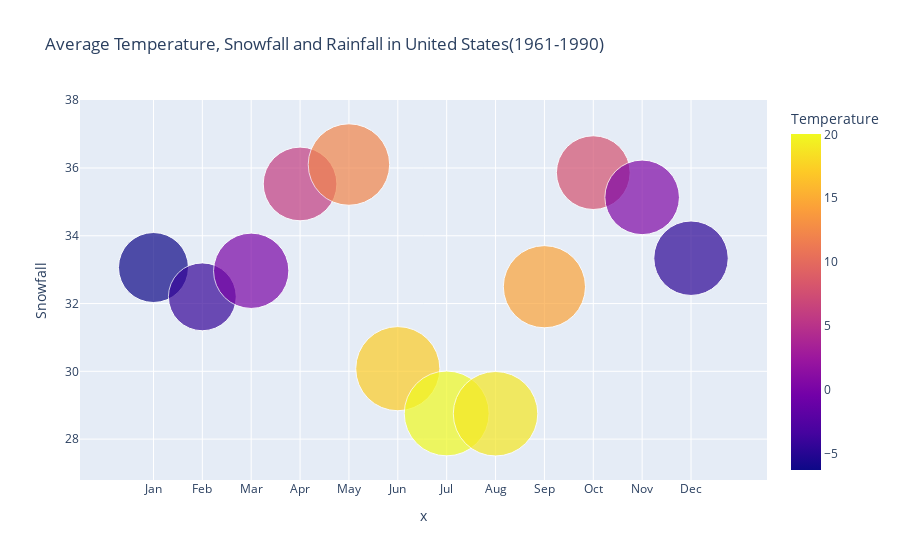

The notebook cell saved with this chart:
### Code cell
fig = px.scatter(Weather, x= Weather.index.tolist(), y='Snowfall', color='Temperature', size='Rainfall', size_max=60, title= "Average Temperature, Snowfall and Rainfall in United States(1961-1990)")
fig.show()

### Figure 1 — Plotly figure (JSON) as saved in the notebook; plotly's stock layout.template omitted (floating-point values rounded to 4 significant figures)
{"data": [{"hovertemplate": "x=%{x}<br>Snowfall=%{y}<br>Rainfall=%{marker.size}<br>Temperature=%{marker.color}<extra></extra>", "legendgroup": "", "marker": {"color": [-6.266, -4.229, 0.1614, 5.988, 12.19, 17.21, 20.03, 18.94, 14.49, 7.789, 0.469, -4.694], "coloraxis": "coloraxis", "size": [44.57, 41.92, 51.63, 49.43, 60.4, 64.47, 65.54, 65.04, 61.43, 49.5, 50.64, 50.47], "sizemode": "area", "sizeref": 0.0182, "symbol": "circle"}, "mode": "markers", "name": "", "orientation": "v", "showlegend": false, "type": "scatter", "x": ["Jan", "Feb", "Mar", "Apr", "May", "Jun", "Jul", "Aug", "Sep", "Oct", "Nov", "Dec"], "xaxis": "x", "y": [33.06, 32.2, 32.97, 35.53, 36.1, 30.08, 28.76, 28.75, 32.5, 35.86, 35.13, 33.34], "yaxis": "y"}], "layout": {"coloraxis": {"colorbar": {"title": {"text": "Temperature"}}, "colorscale": [[0, "#0d0887"], [0.1111, "#46039f"], [0.2222, "#7201a8"], [0.3333, "#9c179e"], [0.4444, "#bd3786"], [0.5556, "#d8576b"], [0.6667, "#ed7953"], [0.7778, "#fb9f3a"], [0.8889, "#fdca26"], [1, "#f0f921"]]}, "legend": {"itemsizing": "constant", "tracegroupgap": 0}, "title": {"text": "Average Temperature, Snowfall and Rainfall in United States(1961-1990)"}, "xaxis": {"anchor": "y", "domain": [0, 1], "title": {"text": "x"}}, "yaxis": {"anchor": "x", "domain": [0, 1], "title": {"text": "Snowfall"}}}}
